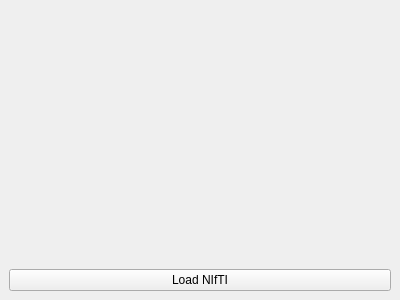
<?xml version="1.0" encoding="UTF-8"?>
<ui version="4.0">
 <class>NiftiViewer</class>
 <widget class="QMainWindow" name="NiftiViewer">
  <property name="geometry">
   <rect>
    <x>0</x>
    <y>0</y>
    <width>400</width>
    <height>300</height>
   </rect>
  </property>
  <property name="windowTitle">
   <string>Nifti Viewer</string>
  </property>
  <widget class="QWidget" name="centralwidget">
   <layout class="QVBoxLayout" name="verticalLayout">
    <item>
     <widget class="QLabel" name="label">
      <property name="text">
       <string/>
      </property>
     </widget>
    </item>
    <item>
     <widget class="QPushButton" name="loadButton">
      <property name="text">
       <string>Load NIfTI</string>
      </property>
     </widget>
    </item>
   </layout>
  </widget>
 </widget>
 <resources/>
 <connections/>
</ui>
